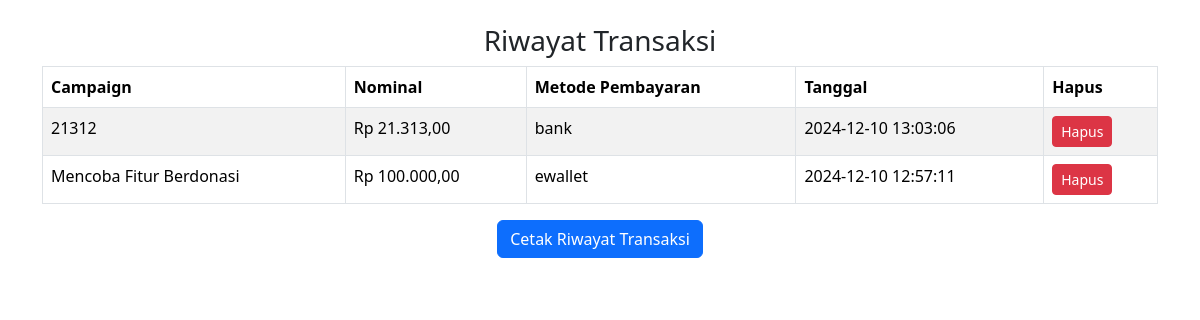
/riwayat.php (signed in), run on the app's committed database.
### tables this page shows
CREATE TABLE `transaksi` (
  `id` int(11) NOT NULL,
  `user_id` int(11) NOT NULL,
  `campaign_id` int(11) NOT NULL,
  `jumlah_donasi` decimal(10,2) NOT NULL,
  `status` varchar(50) DEFAULT NULL,
  `tanggal_transaksi` timestamp NOT NULL DEFAULT current_timestamp(),
  `metode_pembayaran` varchar(50) DEFAULT NULL
);

CREATE TABLE `campaign` (
  `id` int(11) NOT NULL,
  `nama` varchar(255) NOT NULL,
  `email` varchar(255) NOT NULL,
  `no_telp` varchar(15) NOT NULL,
  `no_rek` varchar(30) NOT NULL,
  `alamat` text NOT NULL,
  `judul_donasi` varchar(255) NOT NULL,
  `kategori` enum('Pendidikan','Bencana Alam','Bantuan Sosial') NOT NULL,
  `opsi_bank` enum('BRI','BCA','BNI','MANDIRI') NOT NULL,
  `deskripsi` text NOT NULL,
  `jumlah_donasi` decimal(12,2) NOT NULL,
  `tenggat_waktu` date NOT NULL,
  `gambar` varchar(255) NOT NULL,
  `created_at` timestamp NOT NULL DEFAULT current_timestamp(),
  `jumlah_terkumpul` decimal(10,2) NOT NULL
);

### riwayat.php (the view, shortened to what this page needs)
<?php
include("connection/koneksi.php");
$user_id = $_SESSION['user_id'];
$sql = "
    SELECT transaksi.*, campaign.judul_donasi
    FROM transaksi
    JOIN campaign ON transaksi.campaign_id = campaign.id
    WHERE transaksi.user_id = '$user_id'
    ORDER BY transaksi.tanggal_transaksi DESC
";
$result = $conn->query($sql);
?>
<!DOCTYPE html>
<html lang="en">
<head>
    <link href="https://cdn.jsdelivr.net/npm/bootstrap@5.3.2/dist/css/bootstrap.min.css" rel="stylesheet">
</head>
<body>
<div class="container mt-4">
    <h3 class="text-center">Riwayat Transaksi</h3>
    <?php if ($result && $result->num_rows > 0): ?>
        <table class="table table-bordered table-striped">
            <thead>
                <tr>
                    <th>Campaign</th>
                    <th>Nominal</th>
                    <th>Metode Pembayaran</th>
                    <th>Tanggal</th>
                    <th>Hapus</th>
                </tr>
            </thead>
            <tbody>
                <?php while ($row = $result->fetch_assoc()): ?>
                    <tr>
                        <td><?= htmlspecialchars($row['judul_donasi']); ?></td>
                        <td>Rp <?= number_format($row['jumlah_donasi'], 2, ',', '.'); ?></td>
                        <td><?= $row['metode_pembayaran']; ?></td>
                        <td><?= $row['tanggal_transaksi']; ?></td>
                        <td>
                            <a href="hapus_transaksi.php?id=<?= $row['id']; ?>" class="btn btn-danger btn-sm" onclick="return confirm('Apakah Anda yakin ingin menghapus transaksi ini?')">Hapus</a>
                        </td>
                    </tr>
                <?php endwhile; ?>
            </tbody>
        </table>
    <?php else: ?>
        <p class="text-center">Tidak ada riwayat transaksi.</p>
    <?php endif; ?>
</div>
<center><button onclick="window.print()" class="btn btn-primary">Cetak Riwayat Transaksi</button>
</center>
</body>
</html>

### data on the page
transaksi: campaign.judul_donasi "21312", jumlah_donasi "21.313,00", metode_pembayaran "bank", tanggal_transaksi "2024-12-10 13:03:06"
transaksi: campaign.judul_donasi "Mencoba Fitur Berdonasi", jumlah_donasi "100.000,00", metode_pembayaran "ewallet", tanggal_transaksi "2024-12-10 12:57:11"
